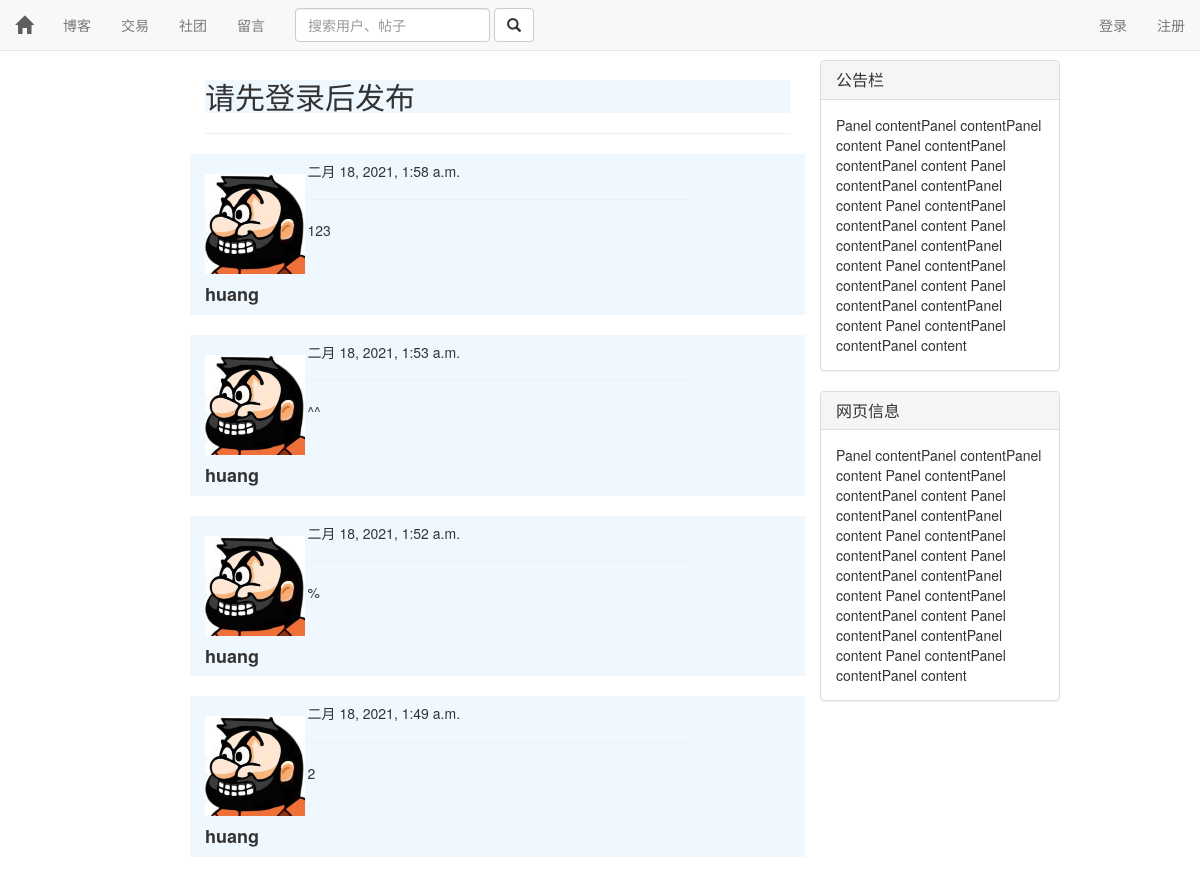
Page /board/ on the earlier database version.
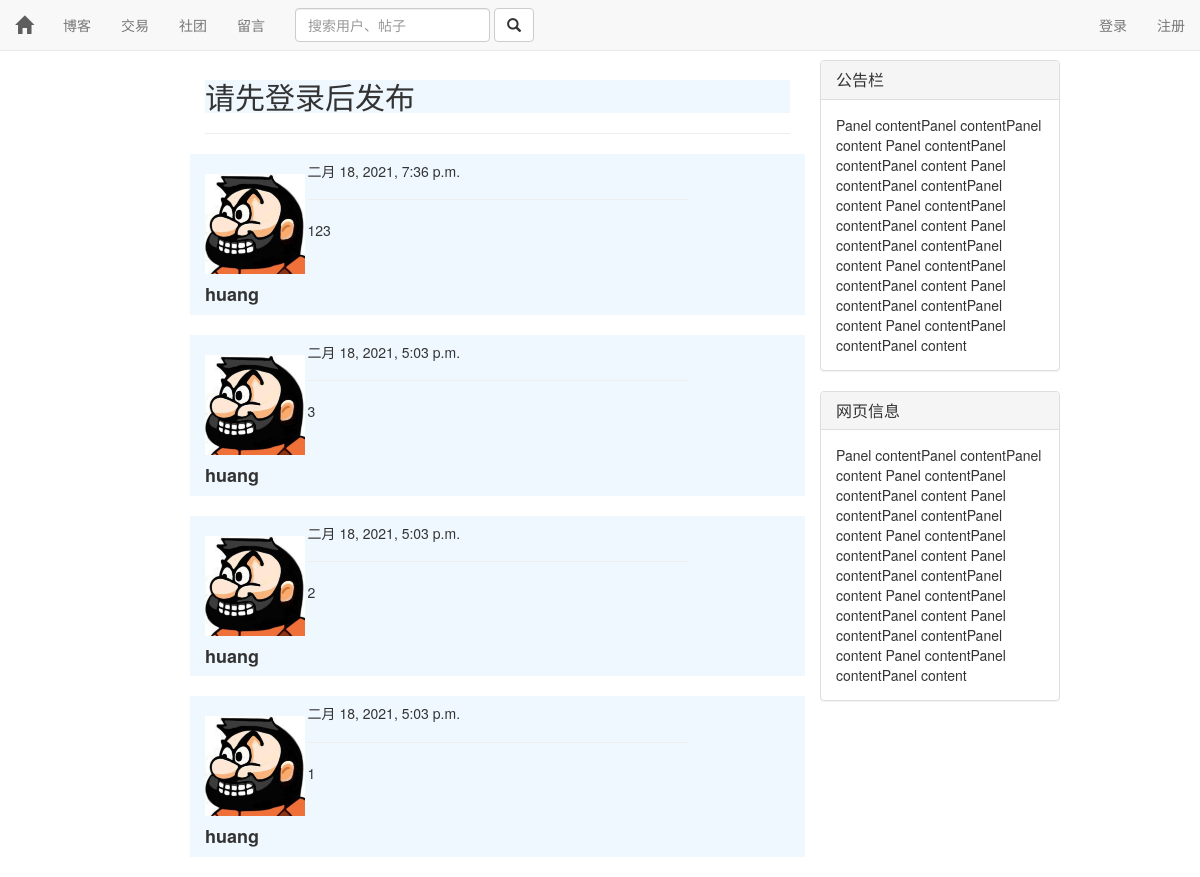
Same page on the later database version.
### board/models.py (models this page shows, shortened)
class Message(models.Model):
    content =  models.TextField()
    author = models.ForeignKey(User,on_delete=models.DO_NOTHING)
    time = models.DateTimeField(auto_now_add=True)
    class Meta:
        ordering=['-time']

### user/models.py (models this page shows)
class User(AbstractUser):
    motto = models.TextField(max_length=24)
    icon = models.ImageField(default="./static/icon/default.jpg",upload_to='./static/icon/')
    browse = models.IntegerField(default=0)

### board/views.py (the view)
# urls.py: path('',views.msg_stk),
def msg_stk(request):
    context = {}
    if request.method == 'GET':
        msgs = Message.objects.all()
        paginator = Paginator(msgs,4)
        n = request.GET.get("page",1)
        if int(n) > paginator.num_pages:
            raise Http404('None')
        p = paginator.get_page(n)
        context['msgs'] = p
        return render(request,'stk.html',context)

### board/templates/stk.html (shortened to what this page needs)
{% extends 'base.html' %}
{% block content %}
    {% if user.is_authenticated %}
        <form id="text_form" action="/board/upload/" method="post" class="form-horizontal">
            {% csrf_token %}
            <textarea id="text_box" name="text" placeholder="畅所欲言吧骚年"
            style="min-height: 100px;min-width: 100%;max-height: 100px;max-width: 100%;"></textarea>
            <br>
            <button type="submit" style="width: 100px;">发布</button>
        </form>
    {% else %}
        <div style="background-color: aliceblue;">
            <h2>请先登录后发布</h2>
        </div>
    {% endif %}
    <hr>
    <div id="stk">
        <div id="cur">
        {% for each in msgs %}
            <div class="row" style="background-color: aliceblue;">
                <div class="col-md-2">
                    <br>
                    <a href="/user/{{ each.author.id }}" class="center-block">
                        <img class="media-object" src="/{{ each.author.icon }}" style="height: 100px;width: 100px;">
                    </a>
                    <h4><b>{{ each.author.username }}</b></h4>
                </div>
                <div class="col-md-8">
                    <h5>{{ each.time }}</h5>
                    <hr>
                    <p>{{ each.content }}</p>
                </div>
                <div class="col-md-2"></div>
            </div>
            <br>
        {% empty %}
            <h2 style="color: aliceblue;">
                暂无留言
            </h2>
        {% endfor %}
        </div>
    </div>
{% endblock %}

Differences in the rows shown:
no longer on this page (row unchanged): Message: author.icon (picture), author.username "huang", time "二月 18, 2021, 1:58 a.m.", content "123"
no longer on this page (row unchanged): Message: author.icon (picture), author.username "huang", time "二月 18, 2021, 1:53 a.m.", content "^^"
no longer on this page (row unchanged): Message: author.icon (picture), author.username "huang", time "二月 18, 2021, 1:52 a.m.", content "%"
no longer on this page (row unchanged): Message: author.icon (picture), author.username "huang", time "二月 18, 2021, 1:49 a.m.", content "2"
added Message: author.icon (picture), author.username "huang", time "二月 18, 2021, 7:36 p.m.", content "123"
added Message: author.icon (picture), author.username "huang", time "二月 18, 2021, 5:03 p.m.", content "3"
added Message: author.icon (picture), author.username "huang", time "二月 18, 2021, 5:03 p.m.", content "2"
added Message: author.icon (picture), author.username "huang", time "二月 18, 2021, 5:03 p.m.", content "1"
